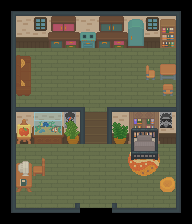

A 2D game scene composited from a Tiled map and its tileset images. What follows is a short description and the map's XML, with every tile layer's data as written:
An orthogonal 12x14 tile map with 16x16 px tiles, 7 tile layers (room, floor, outline, desk, ...) and 9 objects (cookFood, getFood, studyAtDesk, watchFish, sleep, ...).

<map version="1.10" tiledversion="1.10.2" orientation="orthogonal" renderorder="right-down" width="12" height="14" tilewidth="16" tileheight="16" infinite="0" nextlayerid="13" nextobjectid="12">
 <tileset firstgid="1" source="interior.tsx" />
 <layer id="4" name="room" width="12" height="14">
  <data encoding="csv">
0,0,0,0,0,0,0,0,0,0,0,0,
0,5710,5710,5710,5710,5710,5710,5710,5710,5710,5710,0,
0,8764,8764,8764,8764,8764,8764,8764,8764,8764,8764,0,
0,5988,5988,5988,5988,5988,5988,5988,5988,5988,5988,0,
0,5988,5988,5988,5988,5988,5988,5988,5988,5988,5988,0,
0,5988,5988,5988,5988,5988,5988,5988,5988,5988,5988,0,
0,5988,5988,5988,5988,5988,5988,5988,5988,5988,5988,0,
0,5710,5710,5710,5710,5575,5576,5710,5710,5710,5710,0,
0,5849,5849,5849,5849,5714,5715,5849,5849,5849,5849,0,
0,4593,4593,4593,4593,4593,4593,4593,4593,4593,4593,0,
0,4593,4593,4593,4593,4593,4593,4593,4593,4593,4593,0,
0,4593,4593,4593,4593,4593,4593,4593,4593,4593,4593,0,
0,4593,4593,4593,4593,4593,4593,4593,4593,4593,4593,0,
0,0,0,0,0,0,0,0,0,0,0,0
</data>
 </layer>
 <layer id="5" name="floor" width="12" height="14">
  <data encoding="csv">
0,0,0,0,0,0,0,0,0,0,0,0,
0,5710,5710,5710,5710,5710,5710,5710,5710,5710,1661,0,
0,5849,5849,5849,5849,5849,5849,5849,5849,5849,1800,0,
0,5988,5988,5988,5988,5988,5988,5988,5988,5988,5988,0,
0,5988,5988,5988,5988,5988,5988,5988,5988,5988,5988,0,
0,5988,5988,5988,5988,5988,5988,5988,5988,5988,5988,0,
0,5430,5430,5430,5430,5431,5429,5430,5430,5430,5430,0,
0,5710,5710,5710,5710,5570,5568,5710,5710,5710,5710,0,
0,5849,5849,5849,5849,5570,5568,5849,5849,5849,5849,0,
0,5988,5988,5988,5988,5988,5988,5988,5988,5988,5988,0,
0,5988,5988,5988,5988,5988,5988,5988,5988,5988,5988,0,
0,5988,5988,5988,5988,5988,5988,5988,5988,5988,5988,0,
0,5988,5988,5988,5988,5988,5988,5988,5988,5988,5988,0,
0,0,0,0,0,0,0,0,0,0,0,0
</data>
 </layer>
 <layer id="10" name="outline" width="12" height="14">
  <data encoding="csv">
5429,5430,5430,5430,5430,5430,5430,5430,5430,5430,5430,5431,
5568,0,0,0,0,0,0,0,0,0,0,5570,
5568,0,0,0,0,0,0,0,0,0,0,5570,
5568,0,0,0,0,0,0,0,0,0,0,5570,
5568,0,0,0,0,0,0,0,0,0,0,5570,
5568,0,0,0,0,0,0,0,0,0,0,5570,
5568,0,0,0,0,0,0,0,0,0,0,5570,
5568,0,0,0,0,0,0,0,0,0,0,5570,
5568,0,0,0,0,0,0,0,0,0,0,5570,
5568,0,0,0,0,0,0,0,0,0,0,5570,
5568,0,0,0,0,0,0,0,0,0,0,5570,
5568,0,0,0,0,0,0,0,0,0,0,5570,
5568,0,0,0,5429,0,0,5431,0,0,0,5570,
5707,5708,5708,5708,5708,0,0,5708,5708,5708,5708,5709
</data>
 </layer>
 <layer id="7" name="desk" width="12" height="14">
  <data encoding="csv">
0,0,0,0,0,0,0,0,0,0,0,0,
0,0,0,0,0,0,0,0,0,0,0,0,
0,0,0,0,0,0,0,0,0,0,0,0,
0,0,0,0,0,0,0,0,0,0,0,0,
0,0,0,0,0,0,0,0,0,0,0,0,
0,0,0,0,0,0,0,0,0,0,0,0,
0,0,0,0,0,0,0,0,0,0,0,0,
0,3952,0,0,0,0,0,0,0,0,0,0,
0,4091,0,0,0,0,0,0,0,0,0,0,
0,0,4230,0,0,0,0,0,0,0,0,0,
0,4227,4369,0,0,0,0,0,0,0,0,0,
0,4366,0,0,0,0,0,0,0,0,0,0,
0,0,0,0,0,0,0,0,0,0,0,0,
0,0,0,0,0,0,0,0,0,0,0,0
</data>
 </layer>
 <layer id="9" name="posters" width="12" height="14">
  <data encoding="csv">
0,0,0,0,0,0,0,0,0,0,0,0,
0,0,0,0,0,0,0,0,0,0,0,0,
0,0,0,0,0,0,0,0,0,0,0,0,
0,0,0,0,0,0,0,0,0,0,0,0,
0,0,0,0,0,0,0,0,0,0,0,0,
0,0,0,0,0,0,0,0,0,0,0,0,
0,0,0,0,0,0,0,0,0,0,0,0,
0,0,0,0,7,0,0,0,0,0,0,0,
0,0,0,0,0,0,0,0,0,0,0,0,
0,0,0,0,0,0,0,0,0,0,0,0,
0,0,0,0,0,0,0,0,0,0,0,0,
0,0,0,0,0,0,0,0,0,0,0,0,
0,0,0,0,0,0,0,0,0,0,0,0,
0,0,0,0,0,0,0,0,0,0,0,0
</data>
 </layer>
 <layer id="6" name="furniture" width="12" height="14">
  <data encoding="csv">
0,0,0,0,0,0,0,0,0,0,0,0,
0,0,5571,3920,3921,0,3922,3923,3927,5571,0,0,
0,0,0,4059,4060,4065,4059,4060,4066,0,0,0,
0,4328,0,0,0,0,0,0,0,0,0,0,
0,4467,0,0,0,0,0,0,0,2370,2368,0,
0,4606,0,0,0,0,0,0,0,0,2372,0,
0,0,0,0,0,0,0,0,0,0,0,0,
0,0,3639,3640,6122,0,0,6125,4743,4749,9,0,
0,0,3778,3779,6261,0,0,6264,4882,4888,0,0,
0,0,0,0,0,0,0,0,8216,8217,0,0,
0,5296,0,0,0,0,0,0,8355,8356,0,0,
0,5179,0,0,0,0,0,0,0,0,4534,0,
0,0,0,0,0,0,0,0,0,0,0,0,
0,0,0,0,0,0,0,0,0,0,0,0
</data>
 </layer>
 <layer id="8" name="bed" width="12" height="14">
  <data encoding="csv">
0,0,0,0,0,0,0,0,0,0,0,0,
0,0,0,0,0,0,0,0,0,0,0,0,
0,0,0,0,0,0,0,0,0,0,0,0,
0,0,0,0,0,0,0,0,0,0,0,0,
0,0,0,0,0,0,0,0,0,0,0,0,
0,0,0,0,0,0,0,0,0,0,0,0,
0,0,0,0,0,0,0,0,0,0,0,0,
0,0,0,0,0,0,0,0,0,0,0,0,
0,0,0,0,0,0,0,0,5888,5889,0,0,
0,0,0,0,0,0,0,0,6027,6028,0,0,
0,0,0,0,0,0,0,0,0,0,0,0,
0,0,0,0,0,0,0,0,0,0,0,0,
0,0,0,0,0,0,0,0,0,0,0,0,
0,0,0,0,0,0,0,0,0,0,0,0
</data>
 </layer>
 <objectgroup id="12" name="gameObjects">
  <object id="1" name="cookFood" x="71.057" y="48.193" width="33.625" height="26.375">
   <properties>
    <property name="activityStr" value="cook a meal" />
    <property name="activityTime" type="int" value="2" />
    <property name="activityType" value="eat" />
    <property name="changeAmount" value="0.3" />
    <property name="isActivity" type="bool" value="true" />
   </properties>
  </object>
  <object id="2" name="getFood" x="119.389" y="45.614" width="31.25" height="27">
   <properties>
    <property name="activityStr" value="have a snack" />
    <property name="activityTime" type="int" value="1" />
    <property name="activityType" value="eat" />
    <property name="changeAmount" value="0.1" />
    <property name="isActivity" type="bool" value="true" />
   </properties>
  </object>
  <object id="4" name="studyAtDesk" x="16.558" y="159.728" width="32" height="32">
   <properties>
    <property name="activityStr" value="study at your desk" />
    <property name="activityTime" type="int" value="3" />
    <property name="activityType" value="study" />
    <property name="changeAmount" value="0,0.3,0.2" />
    <property name="isActivity" type="bool" value="true" />
   </properties>
  </object>
  <object id="5" name="watchFish" x="31.693" y="143.278" width="32" height="14">
   <properties>
    <property name="activityStr" value="watch the fish" />
    <property name="activityTime" type="int" value="1" />
    <property name="activityType" value="entertain" />
    <property name="changeAmount" value="0.1,0.1" />
    <property name="isActivity" type="bool" value="true" />
   </properties>
  </object>
  <object id="6" name="sleep" x="112.955" y="126.827" width="47.0522" height="44.0333">
   <properties>
    <property name="activityStr" value="go to bed" />
    <property name="activityTime" type="int" value="8" />
    <property name="activityType" value="sleep" />
    <property name="changeAmount" value="0,0" />
    <property name="isActivity" type="bool" value="true" />
   </properties>
  </object>
  <object id="7" name="nap" x="16.887" y="55.102" width="28.2466" height="41.1265">
   <properties>
    <property name="activityStr" value="have a nap" />
    <property name="activityTime" type="int" value="4" />
    <property name="activityType" value="nap" />
    <property name="changeAmount" value="0.3" />
    <property name="isActivity" type="bool" value="true" />
   </properties>
  </object>
  <object id="9" name="startingPoint" x="87.693" y="191.187" width="16" height="16" visible="0">
   <properties>
    <property name="actionable" type="bool" value="false" />
    <property name="spawnpoint" type="bool" value="true" />
   </properties>
  </object>
  <object id="10" name="goOutside" x="79.937" y="177.851" width="32" height="29.5">
   <properties>
    <property name="isNewMap" type="bool" value="true" />
    <property name="newMap" value="map" />
    <property name="newMapStr" value="go outside" />
   </properties>
  </object>
  <object id="11" name="daydream" x="164.448" y="184.482" width="16" height="16">
   <properties>
    <property name="activityStr" value="daydream" />
    <property name="activityTime" type="int" value="1" />
    <property name="activityType" value="nap" />
    <property name="changeAmount" value="0.15" />
    <property name="isActivity" type="bool" value="true" />
   </properties>
  </object>
 </objectgroup>
</map>
